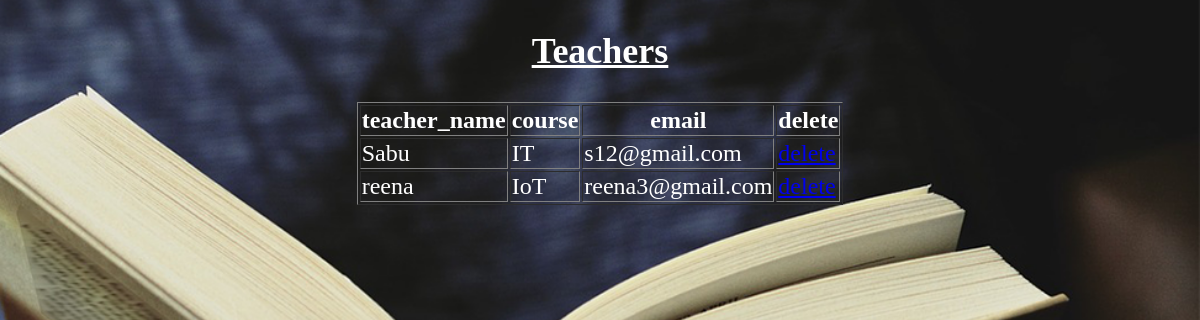
The page /teacher_list/ on the database its author committed.
### feedback/models.py (models this page shows)
class teacher(models.Model):
    Name = models.CharField(max_length = 20)
    Email = models.CharField(max_length = 50)
    Course_code = models.CharField(max_length = 50)
    Course = models.CharField(max_length = 50)
    Password = models.CharField(max_length = 20)

### feedback/views.py (the view)
# urls.py: path('teacher_list/',views.teacher_list,name='teacher_list'),
def teacher_list(request):
    teachers = teacher.objects.all()
    return render(request, 'teacher_list.html', {'teachers':teachers})

### feedback/templates/teacher_list.html (shortened to what this page needs)
{% load static %}
<!DOCTYPE html>
<html lang="en">
<html>
    <head>
    </head>
    <body>
        <center>
        <font size="+2" style="color: white;"><h2><u>Teachers</u></h2>
        <table border="1">
            <tr>
                <th>teacher_name</th>
                <th>course</th>
                <th>email</th>
                <th>delete</th>
            </tr>
            {% for teacher in teachers %}
            <tr>
                <td>{{ teacher.Name }}</td>
                <td>{{ teacher.Course }}</td>
                <td>{{ teacher.Email }}</td>
                <td><a href="/delete_record1/{{teacher.id}}">delete</a></td>
            </tr>
            {% endfor %}
        </table>
    </font>
    </center>
    </body>
</html>

### rows shown on the page
teacher: Name "Sabu", Course "IT", Email "s12@gmail.com"
teacher: Name "reena", Course "IoT", Email "reena3@gmail.com"
